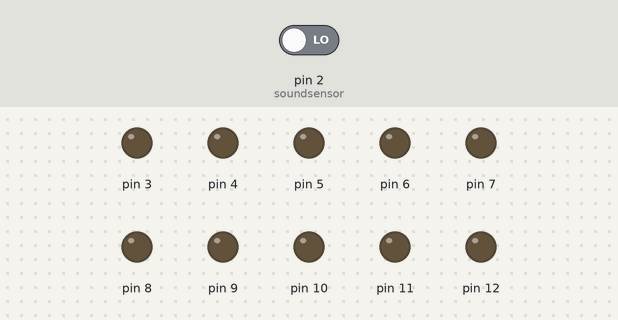
Bench run of a sketch on a simulated Arduino Uno, built with avr-gcc and run on an emulated ATmega328P. Shown: output pins drawn as LEDs (lit = HIGH). The test bench sets the inputs (shaded band); at power-on: pin 2 (soundsensor) LOW.

Above: at 1.2 s.
1.3 s: pin 2 (soundsensor) driven HIGH
At 2.5 s:
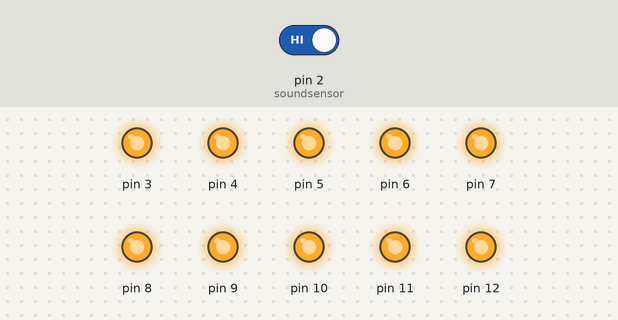
2.8 s: pin 2 (soundsensor) driven LOW
At 3.9 s:
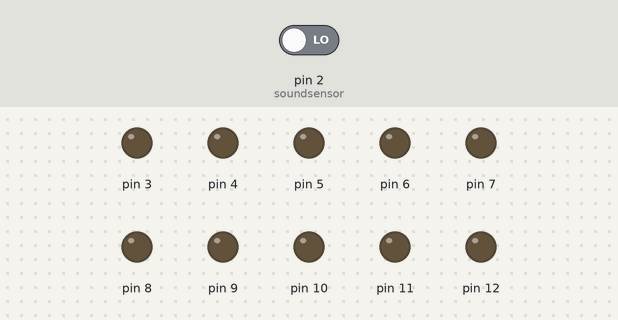
Timing chart, 0 to 5.8 s (numbered marks = the images above; inputs shaded):
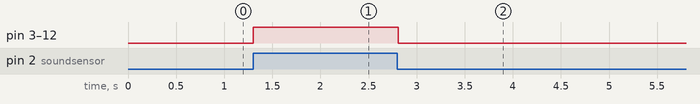

The sketch:

MonitorDeRuidoSalidaALEDS_Pag11_.ino
```cpp
/*   POR GUSTAVO JARRO CALLIZAYA*/
/*DEL*/
/*TEXTO: ENVIRONMENTAL
 *        MONITORING WITH AEDUINO
 *        EMILY GERTZ & PATRICK DI JUSTO
  ) "MAKER PRESS"*/
/* PRACTICA:NOISE MONITOR LED BAR OUTPUT
 *          2/PROJECT
  PAGINA 11 DEL TEXTO**/
  /*SENSOR KY - 37*/
int soundsensor = 2;


void setup() {
  // put your setup code here, to run once:
pinMode(soundsensor, INPUT);


  pinMode(3, OUTPUT);
  pinMode(4, OUTPUT);
  pinMode(5, OUTPUT);
  pinMode(6, OUTPUT);
  pinMode(7, OUTPUT);
  pinMode(8, OUTPUT);
  pinMode(9, OUTPUT);
  pinMode(10, OUTPUT);
  pinMode(11, OUTPUT);
  pinMode(12, OUTPUT);
}

void loop() {
  // put your main code here, to run repeatedly:
int sensorvalue = digitalRead(soundsensor);
if(sensorvalue == 1)
{
  /*digitalWrite(led1, 1);
  digitalWrite(led3, 1);
  delay(10);
  digitalWrite(led2, 1);
  digitalWrite(led4, 1);
  delay(10);*/
  digitalWrite(3, 1);
  digitalWrite(4, 1);
  digitalWrite(5, 1);
  digitalWrite(6, 1);
  digitalWrite(7, 1);
  digitalWrite(8, 1);
  digitalWrite(9, 1);
  digitalWrite(10, 1);
  digitalWrite(11, 1);
  digitalWrite(12, 1);
  delay(10);
}
else
{
   digitalWrite(3, 0);
  digitalWrite(4, 0);
  digitalWrite(5, 0);
  digitalWrite(6, 0);
  digitalWrite(7, 0);
  digitalWrite(8, 0);
  digitalWrite(9, 0);
  digitalWrite(10, 0);
  digitalWrite(11, 0);
  digitalWrite(12, 0);

}
}
```

Measured:
- after the input at 1.3 s, pin 3–12: LOW → HIGH at once
- after the input at 2.8 s, pin 3–12: HIGH → LOW at once
